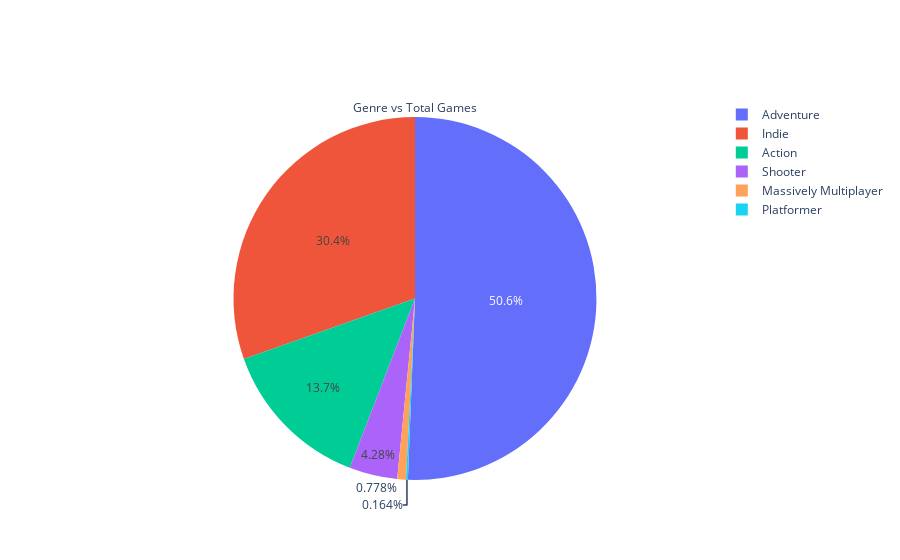

Source (notebook cell):
### Code cell
#Pie chart for genre
Genre_df = games_df.groupby("genres").games_id.count()
fig = go.Figure(data=[go.Pie(labels=genres, values=Genre_df.values,title="Genre vs Total Games")])
fig.show()

### Figure 1 — Plotly figure (JSON) as saved in the notebook; plotly's stock layout.template omitted (floating-point values rounded to 4 significant figures; data arrays with more than 128 entries replaced by an {"elided": "..."} marker saying what was removed)
{"data": [{"labels": {"elided": "9509 str values"}, "title": {"text": "Genre vs Total Games"}, "type": "pie", "values": [511, 1000, 50, 4, 38, 2825, 22, 23, 15, 2776, 102, 76, 39, 178, 288, 204, 134, 49, 792]}], "layout": {}}
